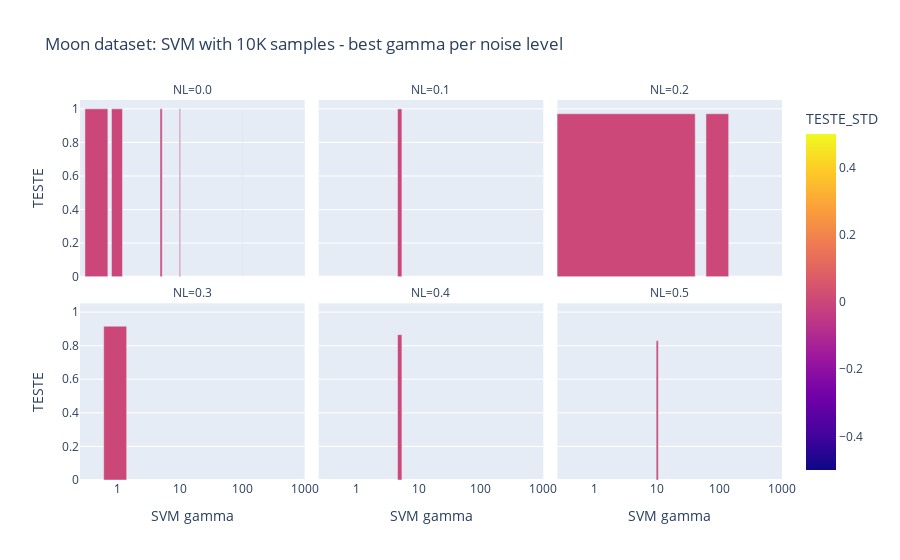

Here is the notebook cell this chart was saved with:
### Code cell
dfMoonOfBestGammaPerNLAnd10K = dfMoon.groupby(['NL']).apply(lambda grp: grp[grp.TESTE == grp.TESTE.max()]).reset_index(drop=True)
px.bar(dfMoonOfBestGammaPerNLAnd10K, x='HPS', labels = {'HPS': 'SVM gamma'}, y='TESTE', 
           log_x=True,
           color = 'TESTE_STD',
           facet_col = 'NL', facet_col_wrap = 3,
           title="Moon dataset: SVM with 10K samples - best gamma per noise level")

### Figure 1 — Plotly figure (JSON) as saved in the notebook; plotly's stock layout.template omitted (floating-point values rounded to 4 significant figures)
{"data": [{"alignmentgroup": "True", "hovertemplate": "NL=0.0<br>SVM gamma=%{x}<br>TESTE=%{y}<br>TESTE_STD=%{marker.color}<extra></extra>", "legendgroup": "", "marker": {"color": [0, 0, 0, 0, 0, 0], "coloraxis": "coloraxis", "pattern": {"shape": ""}}, "name": "", "offsetgroup": "", "orientation": "v", "showlegend": false, "textposition": "auto", "type": "bar", "x": [0.5, 1, 5, 10, 100, 1000], "xaxis": "x4", "y": [1, 1, 1, 1, 1, 1], "yaxis": "y4"}, {"alignmentgroup": "True", "hovertemplate": "NL=0.1<br>SVM gamma=%{x}<br>TESTE=%{y}<br>TESTE_STD=%{marker.color}<extra></extra>", "legendgroup": "", "marker": {"color": [0.0003162], "coloraxis": "coloraxis", "pattern": {"shape": ""}}, "name": "", "offsetgroup": "", "orientation": "v", "showlegend": false, "textposition": "auto", "type": "bar", "x": [5], "xaxis": "x5", "y": [0.9995], "yaxis": "y5"}, {"alignmentgroup": "True", "hovertemplate": "NL=0.2<br>SVM gamma=%{x}<br>TESTE=%{y}<br>TESTE_STD=%{marker.color}<extra></extra>", "legendgroup": "", "marker": {"color": [0.003027, 0.002977], "coloraxis": "coloraxis", "pattern": {"shape": ""}}, "name": "", "offsetgroup": "", "orientation": "v", "showlegend": false, "textposition": "auto", "type": "bar", "x": [1, 100], "xaxis": "x6", "y": [0.9707, 0.9707], "yaxis": "y6"}, {"alignmentgroup": "True", "hovertemplate": "NL=0.3<br>SVM gamma=%{x}<br>TESTE=%{y}<br>TESTE_STD=%{marker.color}<extra></extra>", "legendgroup": "", "marker": {"color": [0.001631], "coloraxis": "coloraxis", "pattern": {"shape": ""}}, "name": "", "offsetgroup": "", "orientation": "v", "showlegend": false, "textposition": "auto", "type": "bar", "x": [1], "xaxis": "x", "y": [0.9163], "yaxis": "y"}, {"alignmentgroup": "True", "hovertemplate": "NL=0.4<br>SVM gamma=%{x}<br>TESTE=%{y}<br>TESTE_STD=%{marker.color}<extra></extra>", "legendgroup": "", "marker": {"color": [0.004099], "coloraxis": "coloraxis", "pattern": {"shape": ""}}, "name": "", "offsetgroup": "", "orientation": "v", "showlegend": false, "textposition": "auto", "type": "bar", "x": [5], "xaxis": "x2", "y": [0.866], "yaxis": "y2"}, {"alignmentgroup": "True", "hovertemplate": "NL=0.5<br>SVM gamma=%{x}<br>TESTE=%{y}<br>TESTE_STD=%{marker.color}<extra></extra>", "legendgroup": "", "marker": {"color": [0.006038], "coloraxis": "coloraxis", "pattern": {"shape": ""}}, "name": "", "offsetgroup": "", "orientation": "v", "showlegend": false, "textposition": "auto", "type": "bar", "x": [10], "xaxis": "x3", "y": [0.8293], "yaxis": "y3"}], "layout": {"annotations": [{"font": {}, "showarrow": false, "text": "NL=0.3", "x": 0.16, "xanchor": "center", "xref": "paper", "y": 0.465, "yanchor": "bottom", "yref": "paper"}, {"font": {}, "showarrow": false, "text": "NL=0.4", "x": 0.5, "xanchor": "center", "xref": "paper", "y": 0.465, "yanchor": "bottom", "yref": "paper"}, {"font": {}, "showarrow": false, "text": "NL=0.5", "x": 0.84, "xanchor": "center", "xref": "paper", "y": 0.465, "yanchor": "bottom", "yref": "paper"}, {"font": {}, "showarrow": false, "text": "NL=0.0", "x": 0.16, "xanchor": "center", "xref": "paper", "y": 1.0, "yanchor": "bottom", "yref": "paper"}, {"font": {}, "showarrow": false, "text": "NL=0.1", "x": 0.5, "xanchor": "center", "xref": "paper", "y": 1.0, "yanchor": "bottom", "yref": "paper"}, {"font": {}, "showarrow": false, "text": "NL=0.2", "x": 0.84, "xanchor": "center", "xref": "paper", "y": 1.0, "yanchor": "bottom", "yref": "paper"}], "autosize": true, "barmode": "relative", "coloraxis": {"colorbar": {"title": {"text": "TESTE_STD"}}, "colorscale": [[0, "#0d0887"], [0.1111, "#46039f"], [0.2222, "#7201a8"], [0.3333, "#9c179e"], [0.4444, "#bd3786"], [0.5556, "#d8576b"], [0.6667, "#ed7953"], [0.7778, "#fb9f3a"], [0.8889, "#fdca26"], [1, "#f0f921"]]}, "legend": {"tracegroupgap": 0}, "title": {"text": "Moon dataset: SVM with 10K samples - best gamma per noise level"}, "xaxis": {"anchor": "y", "autorange": true, "domain": [0, 0.32], "range": [-0.6021, 3.0], "title": {"text": "SVM gamma"}, "type": "log"}, "xaxis2": {"anchor": "y2", "autorange": true, "domain": [0.34, 0.66], "matches": "x", "range": [-0.6021, 3.0], "title": {"text": "SVM gamma"}, "type": "log"}, "xaxis3": {"anchor": "y3", "autorange": true, "domain": [0.68, 1.0], "matches": "x", "range": [-0.6021, 3.0], "title": {"text": "SVM gamma"}, "type": "log"}, "xaxis4": {"anchor": "y4", "autorange": true, "domain": [0, 0.32], "matches": "x", "range": [-0.6021, 3.0], "showticklabels": false, "type": "log"}, "xaxis5": {"anchor": "y5", "autorange": true, "domain": [0.34, 0.66], "matches": "x", "range": [-0.6021, 3.0], "showticklabels": false, "type": "log"}, "xaxis6": {"anchor": "y6", "autorange": true, "domain": [0.68, 1.0], "matches": "x", "range": [-0.6021, 3.0], "showticklabels": false, "type": "log"}, "yaxis": {"anchor": "x", "autorange": true, "domain": [0, 0.465], "range": [0, 1.053], "title": {"text": "TESTE"}, "type": "linear"}, "yaxis2": {"anchor": "x2", "autorange": true, "domain": [0, 0.465], "matches": "y", "range": [0, 1.053], "showticklabels": false, "type": "linear"}, "yaxis3": {"anchor": "x3", "autorange": true, "domain": [0, 0.465], "matches": "y", "range": [0, 1.053], "showticklabels": false, "type": "linear"}, "yaxis4": {"anchor": "x4", "autorange": true, "domain": [0.535, 1.0], "matches": "y", "range": [0, 1.053], "title": {"text": "TESTE"}, "type": "linear"}, "yaxis5": {"anchor": "x5", "autorange": true, "domain": [0.535, 1.0], "matches": "y", "range": [0, 1.053], "showticklabels": false, "type": "linear"}, "yaxis6": {"anchor": "x6", "autorange": true, "domain": [0.535, 1.0], "matches": "y", "range": [0, 1.053], "showticklabels": false, "type": "linear"}}}
